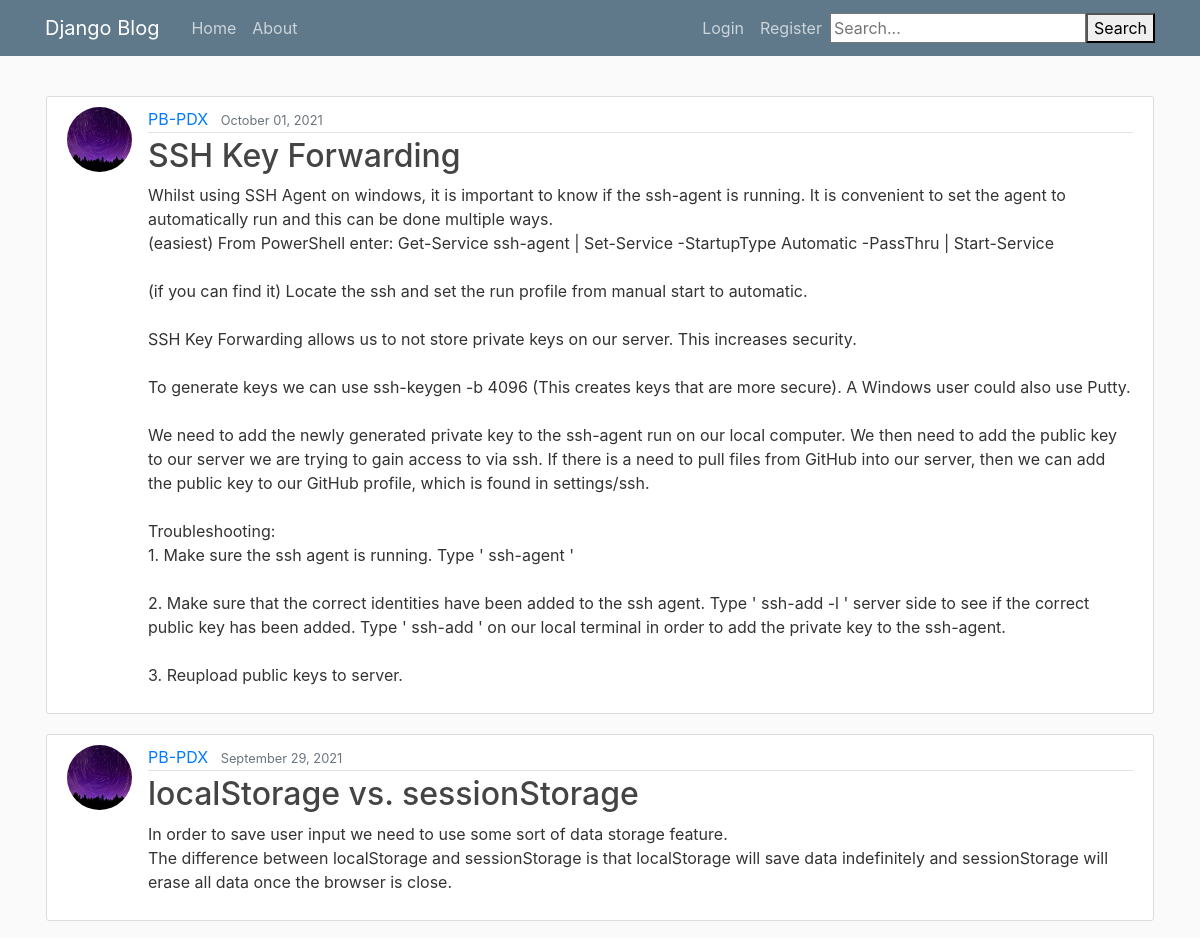
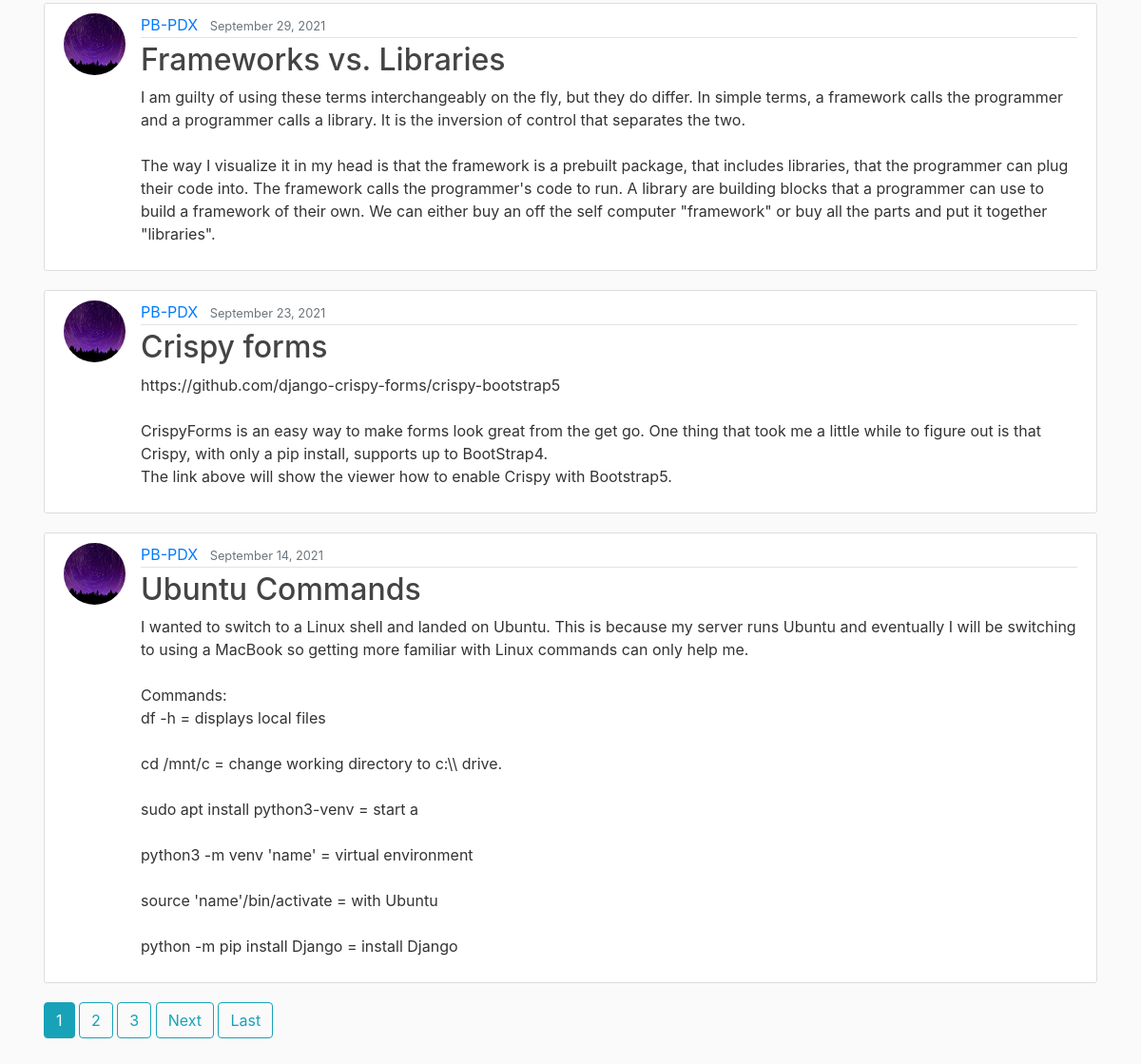
The page / on the database its author committed (2 pictures, top to bottom).
### blog/models.py (models this page shows, shortened)
class Post(models.Model):
    title = models.CharField(max_length=100)
    content = models.TextField()
    date_posted = models.DateTimeField(default=timezone.now)
    author = models.ForeignKey(User, on_delete=models.CASCADE)

### users/models.py (models this page shows, shortened)
class Profile(models.Model):
    user = models.OneToOneField(User, on_delete=models.CASCADE)
    image = models.ImageField(default='default.jpg', upload_to='profile_pics')

### blog/views.py (the view)
# urls.py: path('', PostListView.as_view(), name='blog-home'),
class PostListView(ListView):
    model = Post
    template_name = 'blog/home.html'  # <app>/<model>_<viewtype>.html
    context_object_name = 'posts'
    ordering = ['-date_posted']
    paginate_by = 5

### blog/templates/blog/home.html (shortened to what this page needs)
{% extends "blog/base.html" %}
{% block content %}
    {% for post in posts %}
        <article class="media content-section">
          <img class="rounded-circle article-img" src="{{ post.author.profile.image.url }}">
          <div class="media-body">
            <div class="article-metadata">
              <a class="mr-2" href="{% url 'user-posts' post.author.username %}">{{ post.author }}</a>
              <small class="text-muted">{{ post.date_posted|date:"F d, Y" }}</small>
            </div>
            <h2><a class="article-title" href="{% url 'post-detail' post.id %}">{{ post.title }}</a></h2>
            <p class="article-content">{{ post.content }}</p>
          </div>
        </article>
    {% endfor %}
    {% if is_paginated %}
      {% for num in page_obj.paginator.page_range %}
        {% if page_obj.number == num %}
          <a class="btn btn-info mb-4" href="?page={{ num }}">{{ num }}</a>
        {% elif num > page_obj.number|add:'-3' and num < page_obj.number|add:'3' %}
          <a class="btn btn-outline-info mb-4" href="?page={{ num }}">{{ num }}</a>
        {% endif %}
      {% endfor %}
      {% if page_obj.has_next %}
        <a class="btn btn-outline-info mb-4" href="?page={{ page_obj.next_page_number }}">Next</a>
        <a class="btn btn-outline-info mb-4" href="?page={{ page_obj.paginator.num_pages }}">Last</a>
      {% endif %}
    {% endif %}
{% endblock content %}

### blog/static/blog/main.css (style rules this page uses)
body { background: #fafafa; color: #333333; margin-top: 5rem; }
h1, h2, h3, h4, h5, h6 { color: #444444; }
.content-section { background: #ffffff; padding: 10px 20px; border: 1px solid #dddddd; border-radius: 3px; margin-bottom: 20px; }
.article-title { color: #444444; }
.article-content { white-space: pre-line; }
.article-img { height: 65px; width: 65px; margin-right: 16px; }
.article-metadata { padding-bottom: 1px; margin-bottom: 4px; border-bottom: 1px solid #e3e3e3 }

### rows shown on the page
Post: author.profile.image (picture), author "PB-PDX", date_posted "October 01, 2021", title "SSH Key Forwarding", content "Whilst using SSH Agent on windows, it is important to know if the ssh-agent is running. It is convenient to set the agent to automatically run and this can be done multiple ways. (easiest) From PowerShell enter: Get-Service ssh-agent | Set-Service -StartupType Automatic -PassThru | Start-Service (if you can find it) Locate the ssh and set the run profile from manual start to automatic. SSH Key Forwarding allows us to not store private keys on our server. This increases security. To generate keys we can use ssh-keygen -b 4096 (This creates keys that are more secure). A Windows user could also use Putty. We need to add the newly generated private key to the ssh-agent run on our local…"
Post: author.profile.image (picture), author "PB-PDX", date_posted "September 29, 2021", title "localStorage vs. sessionStorage", content "In order to save user input we need to use some sort of data storage feature. The difference between localStorage and sessionStorage is that localStorage will save data indefinitely and sessionStorage will erase all data once the browser is close."
Post: author.profile.image (picture), author "PB-PDX", date_posted "September 29, 2021", title "Frameworks vs. Libraries", content "I am guilty of using these terms interchangeably on the fly, but they do differ. In simple terms, a framework calls the programmer and a programmer calls a library. It is the inversion of control that separates the two. The way I visualize it in my head is that the framework is a prebuilt package, that includes libraries, that the programmer can plug their code into. The framework calls the programmer's code to run. A library are building blocks that a programmer can use to build a framework of their own. We can either buy an off the self computer \"framework\" or buy all the parts and put it together \"libraries\"."
Post: author.profile.image (picture), author "PB-PDX", date_posted "September 23, 2021", title "Crispy forms", content "https://github.com/django-crispy-forms/crispy-bootstrap5 CrispyForms is an easy way to make forms look great from the get go. One thing that took me a little while to figure out is that Crispy, with only a pip install, supports up to BootStrap4. The link above will show the viewer how to enable Crispy with Bootstrap5."
Post: author.profile.image (picture), author "PB-PDX", date_posted "September 14, 2021", title "Ubuntu Commands", content "I wanted to switch to a Linux shell and landed on Ubuntu. This is because my server runs Ubuntu and eventually I will be switching to using a MacBook so getting more familiar with Linux commands can only help me. Commands: df -h = displays local files cd /mnt/c = change working directory to c:\\\\ drive. sudo apt install python3-venv = start a python3 -m venv 'name' = virtual environment source 'name'/bin/activate = with Ubuntu python -m pip install Django = install Django"

### other values the page prints
{{ num }} "1"
{{ num }} "2" "3"
